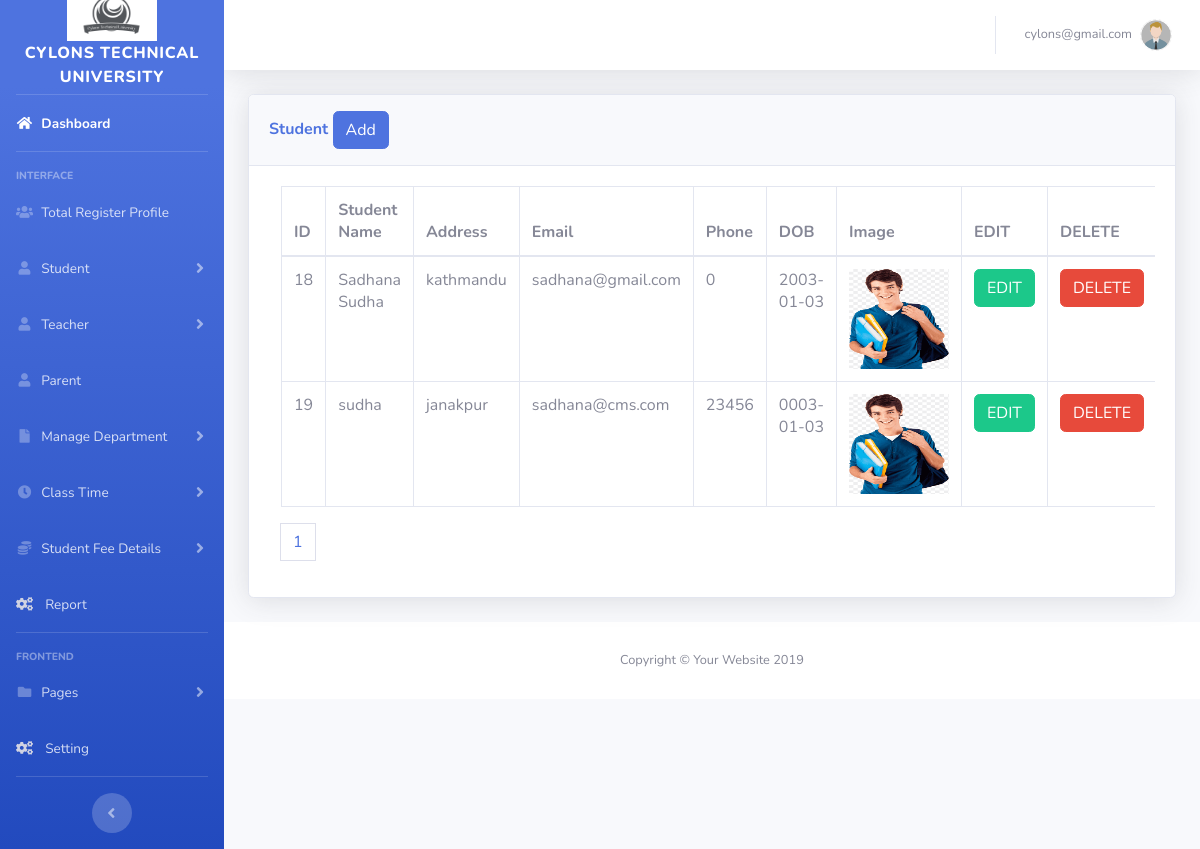
/admin/student.php (signed in), run on the app's committed database.
### tables this page shows
CREATE TABLE `student` (
  `id` int(11) NOT NULL,
  `name` varchar(255) NOT NULL,
  `address` varchar(255) NOT NULL,
  `email` varchar(255) NOT NULL,
  `phone` int(10) NOT NULL,
  `dob` varchar(10) NOT NULL,
  `image` varchar(255) NOT NULL,
  `course_id` int(11) NOT NULL,
  `doj` datetime NOT NULL,
  `fees` int(11) NOT NULL,
  `balance` int(11) NOT NULL,
  `delete_status` int(11) NOT NULL
);

### admin/security.php (called while the page is built, shortened)
<?php
include 'dbconfig.php';
?>

### admin/student.php (the view, shortened to what this page needs)
<?php
include('security.php');
include('includes/header.php');
include('includes/navbar.php');
include "dbconfig.php";
?>
<div class="container-fluid">
<div class="card shadow mb-4">
  <div class="card-header py-3">
    <h6 class="m-0 font-weight-bold text-primary">Student
            <button type="button" class="btn btn-primary" data-toggle="modal" data-target="#addadminprofile">
              Add
            </button>
    </h6>
  </div>
  <div class="card-body">
   <div class="table-responsive">
 <div class="col-md-12">
    <?php
    include "dbconfig.php";
    $limit = 3;
    if(isset($_GET['page'])){
       $page = $_GET['page'];
    }else{
       $page =1;
    }
    $offset = ($page - 1 ) * $limit;
    $query = "SELECT * FROM student ORDER BY id LIMIT {$offset},{$limit}";
    $query_run = mysqli_query($conn,$query);
    if(mysqli_num_rows($query_run)>0){
    ?>
      <table class="table table-bordered" id="dataTable" width="100%" cellspacing="0">
        <thead>
          <tr>
            <th> ID </th>
            <th>Student Name</th>
            <th> Address</th>
            <th> Email</th>
            <th> Phone</th>
            <th> DOB</th>
            <th> Image</th>
            <th>EDIT </th>
            <th>DELETE </th>
          </tr>
        </thead>
        <tbody>
        <?php
          while($row = mysqli_fetch_assoc($query_run)){
        ?>
            <tr>
            <td><?php  echo $row['id']; ?> </td>
            <td> <?php  echo $row['name']; ?></td>
            <td><?php  echo $row['address']; ?></td>
            <td><?php  echo $row['email']; ?></td>
            <td><?php  echo $row['phone']; ?></td>
            <td><?php  echo $row['dob']; ?></td>
            <td> <?php  echo '<img src="upload/student/' .$row['image'].'" width="100px"; height="100px">'; ?> </td>
            <td>
              <form action="student_edit.php" method="POST">
                <button type="submit" name="student_editbtn" class="btn btn-success">EDIT</button>
              </form>
            </td>
            <td>
              <form action="studentcode.php" method="POST">
                <button type="submit" name="student_deletebtn" class="btn btn-danger">DELETE</button>
              </form>
            </td>
            </tr>
        <?php
        }
          }
        ?>
        </tbody>
      </table>
      <?php
                                      $sql1 = "SELECT * FROM student";
                                      $result1 = mysqli_query($conn,$sql1) or die("Query FAiled.");
                                      if(mysqli_num_rows($result1) >0){
                                       $total_records = mysqli_num_rows($result1);
                                       $limit = 3;
                                       $total_page = ceil( $total_records / $limit);
                   echo '<ul class="pagination">';
                                       for($i = 1; $i <= $total_page; $i++){
                                           if($i== $page){
                                               $active = "active";
                                           }
                                           else{
                                               $active = "";
                                           }
                                           echo '<li class="'.$active.'" class="page-item "><a href="student.php?page='.$i.'"class="page-link">'.$i.'</a></li>';
                                       }
                                       echo '</ul>';
                                      }
                                      ?>
            </div>
    </div>
  </div>
</div>
</div>
<?php
include('includes/footer.php');
?>

### admin/dbconfig.php (shortened to what this page needs)
<link href="../css/sb-admin-2.min.css" rel="stylesheet">

### admin/includes/header.php (shortened to what this page needs)
<!DOCTYPE html>
<html lang="en">
<head>
  <link href="vendor/fontawesome-free/css/all.min.css" rel="stylesheet" type="text/css">
    <link href="https://cdn.datatables.net/2.0.8/css/dataTables.bootstrap4.min.css" rel="stylesheet">
  <link href="css/sb-admin-2.min.css" rel="stylesheet">
</head>
<body id="page-top">
  <div id="wrapper">

### admin/includes/navbar.php (shortened to what this page needs)
   <ul class="navbar-nav bg-gradient-primary sidebar sidebar-dark accordion" id="accordionSidebar">
<a class="sidebar-brand d-flex align-items-center justify-content-center" href="http://localhost/cms/frontend/index.php">
  <div class="sidebar-brand-text mx-2"><img src="../frontend/images/logo.png" height="60" width="90"><br>Cylons Technical University</div>
</a>
<br>
<hr class="sidebar-divider my-0">
<li class="nav-item active">
  <a class="nav-link" href="index.php">
    <i class="fas fa-fw fa-home"></i>
    <span>Dashboard</span></a>
</li>
<hr class="sidebar-divider">
<div class="sidebar-heading">
  Interface
</div>
<li class="nav-item">
  <a class="nav-link" href="register.php">
    <i class="fas fa-fw fa-users"></i>
    <span>Total Register Profile</span></a>
</li>
<li class="nav-item">
  <a class="nav-link collapsed" href="#" data-toggle="collapse" data-target="#collapseTwo" aria-expanded="true" aria-controls="collapseTwo">
    <i class="fas fa-fw fa-user"></i>
    <span>Student</span>
  </a>
</li>
<li class="nav-item">
  <a class="nav-link collapsed" href="#" data-toggle="collapse" data-target="#collapseThree" aria-expanded="true" aria-controls="collapseTwo">
    <i class="fas fa-fw fa-user"></i>
    <span>Teacher</span>
  </a>
</li>
<li class="nav-item">
  <a class="nav-link" href="parent.php">
    <i class="fas fa-fw fa-user"></i>
    <span>Parent</span></a>
</li>
<li class="nav-item">
  <a class="nav-link collapsed" href="#" data-toggle="collapse" data-target="#collapseOne" aria-expanded="true" aria-controls="collapseTwo">
    <i class="fas fa-fw fa-file"></i>
    <span>Manage Department</span>
  </a>
</li>
<li class="nav-item">
  <a class="nav-link collapsed" href="#" data-toggle="collapse" data-target="#collapseFive" aria-expanded="true" aria-controls="collapseTwo">
    <i class="fas fa-fw fa-clock"></i>
    <span>Class Time</span>
  </a>
</li>
<li class="nav-item">
  <a class="nav-link collapsed" href="#" data-toggle="collapse" data-target="#collapseSix" aria-expanded="true" aria-controls="collapseTwo">
    <i class="fas fa-fw fa-coins"></i>
    <span>Student Fee Details</span>
  </a>
</li>
<li class="nav-item">
  <a class="nav-link" href="report.php">
  <i class="fas fa-cogs fa-sm fa-fw mr-2 text-gray-400"></i>
    <span>Report</span></a>
</li>
<hr class="sidebar-divider">
<div class="sidebar-heading">
  Frontend
</div>
<li class="nav-item">
  <a class="nav-link collapsed" href="#" data-toggle="collapse" data-target="#collapsePages" aria-expanded="true" aria-controls="collapsePages">
    <i class="fas fa-fw fa-folder"></i>
    <span>Pages</span>
  </a>
</li>
<li class="nav-item">
  <a class="nav-link" href="setting.php">
  <i class="fas fa-cogs fa-sm fa-fw mr-2 text-gray-400"></i>
    <span>Setting</span></a>
</li>
<hr class="sidebar-divider d-none d-md-block">
<div class="text-center d-none d-md-inline">
  <button class="rounded-circle border-0" id="sidebarToggle"></button>
</div>
</ul>
    <div id="content-wrapper" class="d-flex flex-column">
      <div id="content">
        <nav class="navbar navbar-expand navbar-light bg-white topbar mb-4 static-top shadow">
          <ul class="navbar-nav ml-auto">
            <li class="nav-item dropdown no-arrow">
              <a class="nav-link dropdown-toggle" href="#" id="userDropdown" role="button" data-toggle="dropdown" aria-haspopup="true" aria-expanded="false">
                <span class="mr-2 d-none d-lg-inline text-gray-600 small">
              <?php echo $_SESSION['username'];?>
                </span>
                <img class="img-profile rounded-circle" src="img/mall.png">
              </a>
            </li>
          </ul>
        </nav>

### admin/includes/footer.php
      <footer class="sticky-footer bg-white">
        <div class="container my-auto">
          <div class="copyright text-center my-auto">
            <span>Copyright &copy; Your Website 2019</span>
          </div>
        </div>
      </footer>
      </div>
      </div>
    </div>
</body>
</html>

### data on the page
student: id "18", name "Sadhana Sudha", address "kathmandu", email "sadhana@gmail.com", phone "0", dob "2003-01-03", image (picture)
student: id "19", name "sudha", address "janakpur", email "sadhana@cms.com", phone "23456", dob "0003-01-03", image (picture)

### other printed values
$_SESSION['username'] "cylons@gmail.com"
